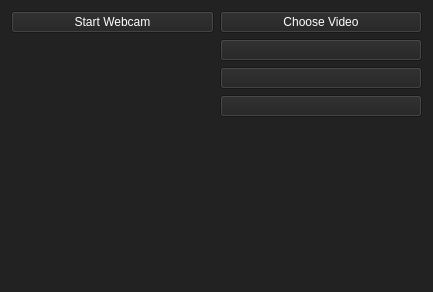
<?xml version="1.0" encoding="UTF-8"?>
<ui version="4.0">
 <class>mainwindow</class>
 <widget class="QWidget" name="mainwindow">
  <property name="geometry">
   <rect>
    <x>0</x>
    <y>0</y>
    <width>433</width>
    <height>292</height>
   </rect>
  </property>
  <property name="windowTitle">
   <string>a</string>
  </property>
  <property name="styleSheet">
   <string notr="true">background-color: rgb(34, 34, 34);</string>
  </property>
  <layout class="QGridLayout" name="gridLayout">
   <item row="1" column="1">
    <widget class="QPushButton" name="btn_stickers">
     <property name="text">
      <string/>
     </property>
     <property name="icon">
      <iconset>
       <normaloff>pic/stickers.png</normaloff>pic/stickers.png</iconset>
     </property>
     <property name="iconSize">
      <size>
       <width>70</width>
       <height>70</height>
      </size>
     </property>
    </widget>
   </item>
   <item row="1" column="0" rowspan="4">
    <widget class="QLabel" name="lbl_show">
     <property name="text">
      <string/>
     </property>
     <property name="scaledContents">
      <bool>true</bool>
     </property>
    </widget>
   </item>
   <item row="2" column="1">
    <widget class="QPushButton" name="btn_eye">
     <property name="styleSheet">
      <string notr="true"/>
     </property>
     <property name="text">
      <string/>
     </property>
     <property name="icon">
      <iconset>
       <normaloff>pic/eys.png</normaloff>pic/eys.png</iconset>
     </property>
     <property name="iconSize">
      <size>
       <width>70</width>
       <height>70</height>
      </size>
     </property>
    </widget>
   </item>
   <item row="3" column="1">
    <widget class="QPushButton" name="btn_faces">
     <property name="text">
      <string/>
     </property>
     <property name="icon">
      <iconset>
       <normaloff>pic/faces.png</normaloff>pic/faces.png</iconset>
     </property>
     <property name="iconSize">
      <size>
       <width>70</width>
       <height>70</height>
      </size>
     </property>
    </widget>
   </item>
   <item row="0" column="0" colspan="2">
    <layout class="QHBoxLayout" name="horizontalLayout">
     <item>
      <widget class="QPushButton" name="btn_webcam">
       <property name="styleSheet">
        <string notr="true">color: rgb(255, 255, 255);
font: 75 10pt &quot;MS Shell Dlg 2&quot;;</string>
       </property>
       <property name="text">
        <string>Start Webcam</string>
       </property>
      </widget>
     </item>
     <item>
      <widget class="QPushButton" name="btn_video">
       <property name="styleSheet">
        <string notr="true">color: rgb(255, 255, 255);
font: 75 10pt &quot;MS Shell Dlg 2&quot;;</string>
       </property>
       <property name="text">
        <string>Choose Video</string>
       </property>
      </widget>
     </item>
    </layout>
   </item>
  </layout>
 </widget>
 <resources/>
 <connections/>
</ui>
